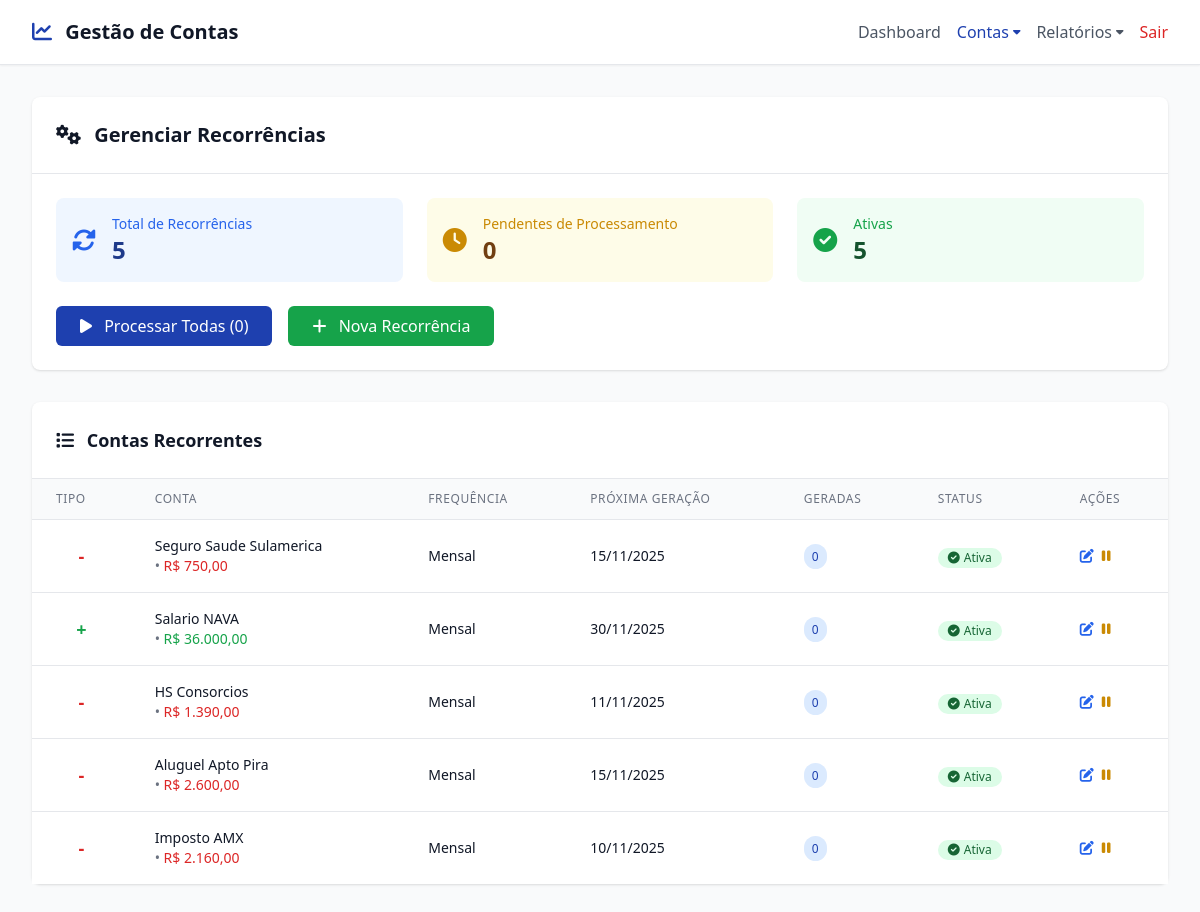
The page /recurring.php (signed in) on the database its author committed.
### tables this page shows
CREATE TABLE accounts (
    id INT AUTO_INCREMENT PRIMARY KEY,
    user_id INT NOT NULL,
    category_id INT NOT NULL,
    description VARCHAR(255) NOT NULL,
    amount DECIMAL(10,2) NOT NULL,
    due_date DATE NOT NULL,
    type ENUM('receita', 'despesa') NOT NULL,
    status ENUM('pendente', 'paga', 'recebida') DEFAULT 'pendente',
    url VARCHAR(500) NULL,
    is_recurring BOOLEAN DEFAULT FALSE,
    recurring_parent_id INT NULL,
    notes TEXT NULL,
    attachment VARCHAR(255) NULL,
    created_at TIMESTAMP DEFAULT CURRENT_TIMESTAMP,
    updated_at TIMESTAMP DEFAULT CURRENT_TIMESTAMP ON UPDATE CURRENT_TIMESTAMP,
    FOREIGN KEY (user_id) REFERENCES users(id) ON DELETE CASCADE,
    FOREIGN KEY (category_id) REFERENCES categories(id) ON DELETE RESTRICT,
    FOREIGN KEY (recurring_parent_id) REFERENCES accounts(id) ON DELETE CASCADE,
    INDEX idx_user_due_date (user_id, due_date),
    INDEX idx_user_status (user_id, status),
    INDEX idx_user_type (user_id, type)
);

### models/RecurringSetting.php (called while the page is built, shortened)
<?php
require_once 'config/database.php';
class RecurringSetting {
    private $conn;
    public function __construct() {
        $database = new Database();
        $this->conn = $database->getConnection();
    }
    public function getAccountsNeedingGeneration() {
        $today = date('Y-m-d');
        $query = "SELECT a.id as account_id, a.description, a.user_id, rs.next_generation_date
                  FROM accounts a
                  INNER JOIN recurring_settings rs ON a.id = rs.account_id
                  WHERE a.is_recurring = 1
                    AND rs.is_active = 1
                    AND (rs.next_generation_date IS NULL OR rs.next_generation_date <= :today)
                    AND (rs.end_date IS NULL OR rs.end_date >= :today)";
        $stmt = $this->conn->prepare($query);
        $stmt->bindParam(':today', $today);
        $stmt->execute();
        return $stmt->fetchAll(PDO::FETCH_ASSOC);
    }
    public function getConnection() {
        return $this->conn;
    }
}
?>

### config/database.php (called while the page is built, shortened)
<?php
class Database {
    private $host = 'localhost';
    private $db_name = 'moneyview';
    private $username = 'root';
    private $password = '';
    public function getConnection() {
        $this->conn = null;
        try {
            $this->conn = new PDO(
                "mysql:host=" . $this->host . ";dbname=" . $this->db_name,
                $this->username,
                $this->password
            );
            $this->conn->setAttribute(PDO::ATTR_ERRMODE, PDO::ERRMODE_EXCEPTION);
            $this->conn->exec("set names utf8");
        } catch(PDOException $exception) {
            echo "Erro de conexão: " . $exception->getMessage();
        }
        return $this->conn;
    }
}
?>

### config/config.php (called while the page is built, shortened)
<?php
require_once 'config/database.php';
function formatCurrency($value) {
    return 'R$ ' . number_format($value, 2, ',', '.');
}
function formatDate($date) {
    return date('d/m/Y', strtotime($date));
}
?>

### recurring.php (the view, shortened to what this page needs)
<?php
require_once 'config/config.php';
require_once 'models/RecurringSetting.php';
$recurringModel = new RecurringSetting();
$userId = $_SESSION['user_id'];
$query = "SELECT a.*, c.name as category_name, rs.frequency_type, rs.frequency_interval,
                 rs.end_date, rs.max_occurrences, rs.next_generation_date, rs.is_active,
                 (SELECT COUNT(*) FROM accounts child WHERE child.recurring_parent_id = a.id) as generated_count
          FROM accounts a
          INNER JOIN recurring_settings rs ON a.id = rs.account_id
          LEFT JOIN categories c ON a.category_id = c.id
          WHERE a.user_id = :user_id AND a.is_recurring = 1
          ORDER BY a.created_at DESC";
$stmt = $recurringModel->getConnection()->prepare($query);
$stmt->bindParam(':user_id', $userId);
$stmt->execute();
$recurringAccounts = $stmt->fetchAll(PDO::FETCH_ASSOC);
$accountsNeedingGeneration = $recurringModel->getAccountsNeedingGeneration();
$needsProcessing = array_filter($accountsNeedingGeneration, function($account) use ($userId) {
    return $account['user_id'] == $userId;
});
?>
<!DOCTYPE html>
<html lang="pt-BR">
<head>
    <script src="https://cdn.tailwindcss.com"></script>
    <link href="https://cdnjs.cloudflare.com/ajax/libs/font-awesome/6.0.0/css/all.min.css" rel="stylesheet">
</head>
<body class="bg-gray-50">
    <?php require_once 'partials/header.php'; render_header('recurring'); ?>
    <main class="max-w-7xl mx-auto px-4 sm:px-6 lg:px-8 py-8">
        <div class="bg-white rounded-lg shadow mb-8">
            <div class="p-6 border-b border-gray-200">
                <h2 class="text-xl font-semibold text-gray-900">
                    <i class="fas fa-cogs mr-2"></i>
                    Gerenciar Recorrências
                </h2>
            </div>
            <div class="p-6">
                <div class="grid grid-cols-1 md:grid-cols-3 gap-6">
                    <div class="bg-blue-50 rounded-lg p-4">
                        <div class="flex items-center">
                            <div class="flex-shrink-0">
                                <i class="fas fa-sync-alt text-blue-600 text-2xl"></i>
                            </div>
                            <div class="ml-4">
                                <p class="text-sm font-medium text-blue-600">Total de Recorrências</p>
                                <p class="text-2xl font-bold text-blue-900"><?= count($recurringAccounts) ?></p>
                            </div>
                        </div>
                    </div>
                    <div class="bg-yellow-50 rounded-lg p-4">
                        <div class="flex items-center">
                            <div class="flex-shrink-0">
                                <i class="fas fa-clock text-yellow-600 text-2xl"></i>
                            </div>
                            <div class="ml-4">
                                <p class="text-sm font-medium text-yellow-600">Pendentes de Processamento</p>
                                <p class="text-2xl font-bold text-yellow-900"><?= count($needsProcessing) ?></p>
                            </div>
                        </div>
                    </div>
                    <div class="bg-green-50 rounded-lg p-4">
                        <div class="flex items-center">
                            <div class="flex-shrink-0">
                                <i class="fas fa-check-circle text-green-600 text-2xl"></i>
                            </div>
                            <div class="ml-4">
                                <p class="text-sm font-medium text-green-600">Ativas</p>
                                <p class="text-2xl font-bold text-green-900">
                                    <?= count(array_filter($recurringAccounts, function($acc) { return $acc['is_active']; })) ?>
                                </p>
                            </div>
                        </div>
                    </div>
                </div>
                <div class="mt-6 flex flex-wrap gap-4">
                    <form method="POST" class="inline">
                        <button type="submit"
                                class="bg-primary hover:bg-blue-700 text-white px-6 py-2 rounded-md transition-colors"
                                <?= count($needsProcessing) == 0 ? 'disabled' : '' ?>>
                            <i class="fas fa-play mr-2"></i>
                            Processar Todas (<?= count($needsProcessing) ?>)
                        </button>
                    </form>
                    <a href="accounts.php?recurring=1"
                       class="bg-green-600 hover:bg-green-700 text-white px-6 py-2 rounded-md transition-colors">
                        <i class="fas fa-plus mr-2"></i>
                        Nova Recorrência
                    </a>
                </div>
            </div>
        </div>
        <div class="bg-white rounded-lg shadow">
            <div class="p-6 border-b border-gray-200">
                <h3 class="text-lg font-semibold text-gray-900">
                    <i class="fas fa-list mr-2"></i>
                    Contas Recorrentes
                </h3>
            </div>
            <?php if (empty($recurringAccounts)): ?>
            <div class="p-8 text-center">
                <i class="fas fa-sync-alt text-gray-400 text-4xl mb-4"></i>
                <h3 class="text-lg font-medium text-gray-900 mb-2">Nenhuma recorrência configurada</h3>
                <p class="text-gray-600 mb-4">Configure contas recorrentes para automatizar seu controle financeiro.</p>
                <a href="accounts.php?recurring=1"
                   class="bg-primary hover:bg-blue-700 text-white px-6 py-2 rounded-md transition-colors">
                    <i class="fas fa-plus mr-2"></i>
                    Criar Primeira Recorrência
                </a>
            </div>
            <?php else: ?>
            <div class="overflow-x-auto">
                <table class="min-w-full divide-y divide-gray-200">
                    <thead class="bg-gray-50">
                        <tr>
                            <th class="px-6 py-3 text-left text-xs font-medium text-gray-500 uppercase tracking-wider">Tipo</th>
                            <th class="px-6 py-3 text-left text-xs font-medium text-gray-500 uppercase tracking-wider">Conta</th>
                            <th class="px-6 py-3 text-left text-xs font-medium text-gray-500 uppercase tracking-wider">Frequência</th>
                            <th class="px-6 py-3 text-left text-xs font-medium text-gray-500 uppercase tracking-wider">Próxima Geração</th>
                            <th class="px-6 py-3 text-left text-xs font-medium text-gray-500 uppercase tracking-wider">Geradas</th>
                            <th class="px-6 py-3 text-left text-xs font-medium text-gray-500 uppercase tracking-wider">Status</th>
                            <th class="px-6 py-3 text-left text-xs font-medium text-gray-500 uppercase tracking-wider">Ações</th>
                        </tr>
                    </thead>
                    <tbody class="bg-white divide-y divide-gray-200">
                        <?php foreach ($recurringAccounts as $account): ?>
                        <tr class="hover:bg-gray-50">
                            <td class="px-6 py-4 text-center">
                                <span class="text-lg font-bold <?= $account['type'] == 'receita' ? 'text-green-600' : 'text-red-600' ?>">
                                    <?= $account['type'] == 'receita' ? '+' : '-' ?>
                                </span>
                            </td>
                            <td class="px-6 py-4">
                                <div>
                                    <div class="text-sm font-medium text-gray-900"><?= htmlspecialchars($account['description']) ?></div>
                                    <div class="text-sm text-gray-500">
                                        <?= htmlspecialchars($account['category_name']) ?> •
                                        <span class="<?= $account['type'] == 'receita' ? 'text-green-600' : 'text-red-600' ?>">
                                            <?= formatCurrency($account['amount']) ?>
                                        </span>
                                    </div>
                                </div>
                            </td>
                            <td class="px-6 py-4 text-sm text-gray-900">
                                <?php
                                $frequency = '';
                                switch ($account['frequency_type']) {
                                    case 'mensal':
                                        $frequency = "Mensal";
                                        break;
                                }
                                echo $frequency;
                                ?>
                            </td>
                            <td class="px-6 py-4 text-sm text-gray-900">
                                <?= $account['next_generation_date'] ? formatDate($account['next_generation_date']) : 'Não definida' ?>
                            </td>
                            <td class="px-6 py-4 text-sm text-gray-900">
                                <span class="bg-blue-100 text-blue-800 px-2 py-1 rounded-full text-xs">
                                    <?= $account['generated_count'] ?>
                                </span>
                            </td>
                            <td class="px-6 py-4">
                                <?php if ($account['is_active']): ?>
                                <span class="inline-flex items-center px-2.5 py-0.5 rounded-full text-xs font-medium bg-green-100 text-green-800">
                                    <i class="fas fa-check-circle mr-1"></i>
                                    Ativa
                                </span>
                                <?php endif; ?>
                            </td>
                            <td class="px-6 py-4 text-sm font-medium">
                                <div class="flex space-x-2">
                                    <button onclick="openEditModal(<?= $account['id'] ?>)"
                                       class="text-blue-600 hover:text-blue-900">
                                        <i class="fas fa-edit"></i>
                                    </button>
                                    <?php if ($account['is_active']): ?>
                                    <form method="POST" class="inline" onsubmit="return confirm('Desativar esta recorrência?')">
                                        <button type="submit" class="text-yellow-600 hover:text-yellow-900">
                                            <i class="fas fa-pause"></i>
                                        </button>
                                    </form>
                                    <?php endif; ?>
                                </div>
                            </td>
                        </tr>
                        <?php endforeach; ?>
                    </tbody>
                </table>
            </div>
            <?php endif; ?>
        </div>
    </main>
</body>
</html>

### rows shown on the page
accounts: description "Seguro Saude Sulamerica", amount "R$ 750,00", frequency "Mensal", next_generation_date "15/11/2025", generated_count "0"
accounts: description "Salario NAVA", amount "R$ 36.000,00", frequency "Mensal", next_generation_date "30/11/2025", generated_count "0"
accounts: description "HS Consorcios", amount "R$ 1.390,00", frequency "Mensal", next_generation_date "11/11/2025", generated_count "0"
accounts: description "Aluguel Apto Pira", amount "R$ 2.600,00", frequency "Mensal", next_generation_date "15/11/2025", generated_count "0"
accounts: description "Imposto AMX", amount "R$ 2.160,00", frequency "Mensal", next_generation_date "10/11/2025", generated_count "0"

### other values the page prints
APP_NAME "Gestão de Contas"
$item['label'] "Dashboard"
$item['label'] "Contas"
$item['label'] "Relatórios"
$item['label'] "Sair"
count($recurringAccounts) "5"
count($needsProcessing) "0"
